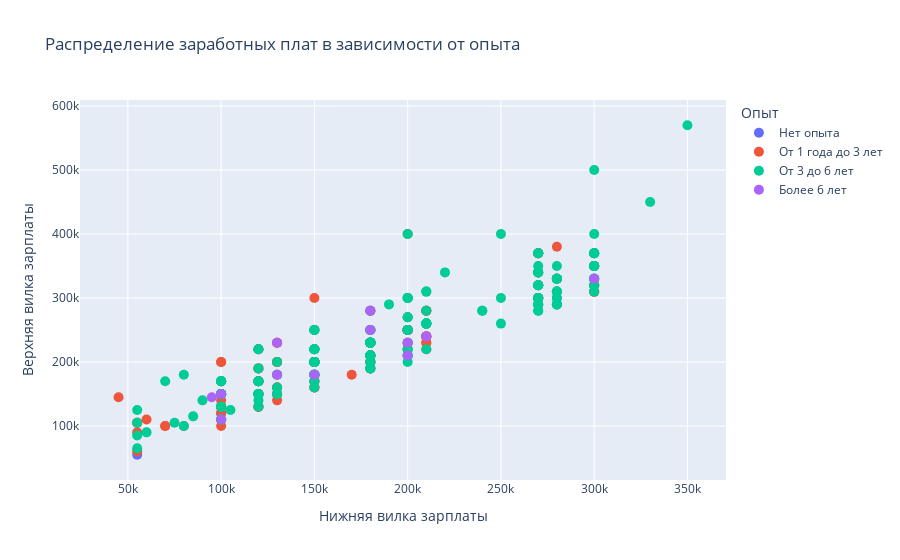

The cell this chart's notebook holds for it:
### Code cell
fig = px.scatter(data_frame=df, 
                 x='sal_from', 
                 y='sal_to', 
                 color='experience',
                 title='Распределение заработных плат в зависимости от опыта',
                 hover_name='name', 
                 hover_data=['sal_to', 'sal_from', 'skills'], 
                 color_discrete_sequence=px.colors.qualitative.Plotly,
                 category_orders={"experience":
                                  ["Нет опыта", "От 1 года до 3 лет", "От 3 до 6 лет", "Более 6 лет"]},
               labels={'experience': 'Опыт', 
                       'sal_to': 'Верхняя вилка зарплаты', 
                       'sal_from': 'Нижняя вилка зарплаты',
                       'skills': 'Требуемые навыки'}
              ).update_traces(marker_size=10)
fig.show()

### Figure 1 — Plotly figure (JSON) as saved in the notebook; plotly's stock layout.template omitted (floating-point values rounded to 4 significant figures; data arrays with more than 128 entries replaced by an {"elided": "..."} marker saying what was removed)
{"data": [{"customdata": [["Знания математики, алгоритмов, структур данных,<br>классического ML, CNN, YOLO, U-Net, ViT, Word2Vec,<br>fasttext, RNN, трансформеры, Python, Linux, SQL,<br>Git, PyTorch, TensorFlow"], ["Знание основ SQL, Базовое знание Python, Знание<br>основных алгоритмов машинного обучения и ключевых<br>метрик (бинарная классификация/линейная регрессия)"], ["Писать SQL-запросы (у нас Greenplum),<br>Анализировать данные на Python (с использованием<br>библиотек pandas, numpy, matplotlib и т.п.),<br>Считать p-value в AB-тестах"], ["Обучение и развитие, Аналитика, Системное<br>мышление, Аналитическое мышление, Внутренние<br>коммуникации, Python, Математическая статистика,<br>MS SQL, Data Analysis, Базы данных, Git, NLP, ML,<br>Machine Learning, Машинное обучение, A/B тесты"], ["Python, SQL, bash"], ["Обучение и развитие, Аналитика, Системное<br>мышление, Аналитическое мышление, Внутренние<br>коммуникации, Python, Математическая статистика,<br>MS SQL, Data Analysis, Базы данных, Git, Bash,<br>NLP, ML, Machine Learning, Машинное обучение"], ["ML"], ["Linux, Git, Bash, Docker"], ["SQL, Python, Базы данных, Скоринговая карта, База<br>данных: Oracle, Sas"]], "hovertemplate": "<b>%{hovertext}</b><br><br>Опыт=Нет опыта<br>Нижняя вилка зарплаты=%{x}<br>Верхняя вилка зарплаты=%{y}<br>Требуемые навыки=%{customdata[0]}<extra></extra>", "hovertext": ["ML-инженер", "Стажер ML-инженер", "Стажер Data analyst", "Стажёр - Дата аналитик", "Solution engineer (Junior)", "Стажёр - Data Scientist", "Lead Data Scientist", "Machine learning engineer, Middle/Senior", "Стажер - разработчик скоринговых карт"], "legendgroup": "Нет опыта", "marker": {"color": "#636EFA", "size": 10, "symbol": "circle"}, "mode": "markers", "name": "Нет опыта", "orientation": "v", "showlegend": true, "type": "scatter", "x": [150000, 280000, 55000, 150000, 100000, 200000, 180000, 180000, 300000], "xaxis": "x", "y": [170000, 300000, 55000, 180000, 120000, 250000, 230000, 190000, 370000], "yaxis": "y"}, {"customdata": {"elided": "140x1 str values"}, "hovertemplate": "<b>%{hovertext}</b><br><br>Опыт=От 1 года до 3 лет<br>Нижняя вилка зарплаты=%{x}<br>Верхняя вилка зарплаты=%{y}<br>Требуемые навыки=%{customdata[0]}<extra></extra>", "hovertext": {"elided": "140 str values"}, "legendgroup": "От 1 года до 3 лет", "marker": {"color": "#EF553B", "size": 10, "symbol": "circle"}, "mode": "markers", "name": "От 1 года до 3 лет", "orientation": "v", "showlegend": true, "type": "scatter", "x": {"elided": "140 int values"}, "xaxis": "x", "y": {"elided": "140 int values"}, "yaxis": "y"}, {"customdata": {"elided": "199x1 str values"}, "hovertemplate": "<b>%{hovertext}</b><br><br>Опыт=От 3 до 6 лет<br>Нижняя вилка зарплаты=%{x}<br>Верхняя вилка зарплаты=%{y}<br>Требуемые навыки=%{customdata[0]}<extra></extra>", "hovertext": {"elided": "199 str values"}, "legendgroup": "От 3 до 6 лет", "marker": {"color": "#00CC96", "size": 10, "symbol": "circle"}, "mode": "markers", "name": "От 3 до 6 лет", "orientation": "v", "showlegend": true, "type": "scatter", "x": {"elided": "199 int values"}, "xaxis": "x", "y": {"elided": "199 int values"}, "yaxis": "y"}, {"customdata": [["Управление командами, Hadoop, Big Data"], ["ensorflow, pytorch, CUDA, SQL"], ["machine learning, pytorch, torchaudio, LangChain,<br>Saiga-2, fastText, kaldi, Milvus, cython, C++,<br>SQL, RabbitMQ, PostgreSQL, FreeSwitch"], ["PostgreSQL, MySQL"], ["Hadoop, Spark, Airflow, Docker"], ["PostgreSQL, ClickHouse, PyTorch, Tensorflow,<br>Scikit-learn, ML, Golang"], ["Python, PySpark, Pandas, PyTorch, RecBole, Scikit-<br>learn, MLFlow"], ["pandas, numpy, matplotlib, sklearn, xgboost"], ["Java/Scala, Golang, Python"], ["OpenCV, Data Science, OCR"], ["Яндекс Облако, PySpark в k8s, Jupyterhub, Airflow,<br>MLFlow, Postgres, Gitlab, Grafana"], ["SQL, Анализ данных, A/B тесты, LTV prediction,<br>RecSys, Ulift modeling, Churn prediction"]], "hovertemplate": "<b>%{hovertext}</b><br><br>Опыт=Более 6 лет<br>Нижняя вилка зарплаты=%{x}<br>Верхняя вилка зарплаты=%{y}<br>Требуемые навыки=%{customdata[0]}<extra></extra>", "hovertext": ["Руководитель направления по машинному обучению и анализу больших данных", "Data-scientist", "Senior DS/ML Developer (LLM/NLP, ASR)", "DBA (Администратор баз данных)", "DevOps инженер", "Senior ML инженер", "TeamLead DS", "Руководитель отдела Data Science", "Ведущий Data Engineer / Lead (Java)", "Data scientist CV (senior)", "Исследователь больших данных/ Middle+ MLE (GeoML)", "Senior Data Scientist"], "legendgroup": "Более 6 лет", "marker": {"color": "#AB63FA", "size": 10, "symbol": "circle"}, "mode": "markers", "name": "Более 6 лет", "orientation": "v", "showlegend": true, "type": "scatter", "x": [95000, 210000, 180000, 150000, 180000, 100000, 200000, 130000, 300000, 100000, 130000, 200000], "xaxis": "x", "y": [145000, 240000, 250000, 180000, 280000, 110000, 230000, 180000, 330000, 150000, 230000, 210000], "yaxis": "y"}], "layout": {"legend": {"title": {"text": "Опыт"}, "tracegroupgap": 0}, "title": {"text": "Распределение заработных плат в зависимости от опыта"}, "xaxis": {"anchor": "y", "domain": [0, 1], "title": {"text": "Нижняя вилка зарплаты"}}, "yaxis": {"anchor": "x", "domain": [0, 1], "title": {"text": "Верхняя вилка зарплаты"}}}}
